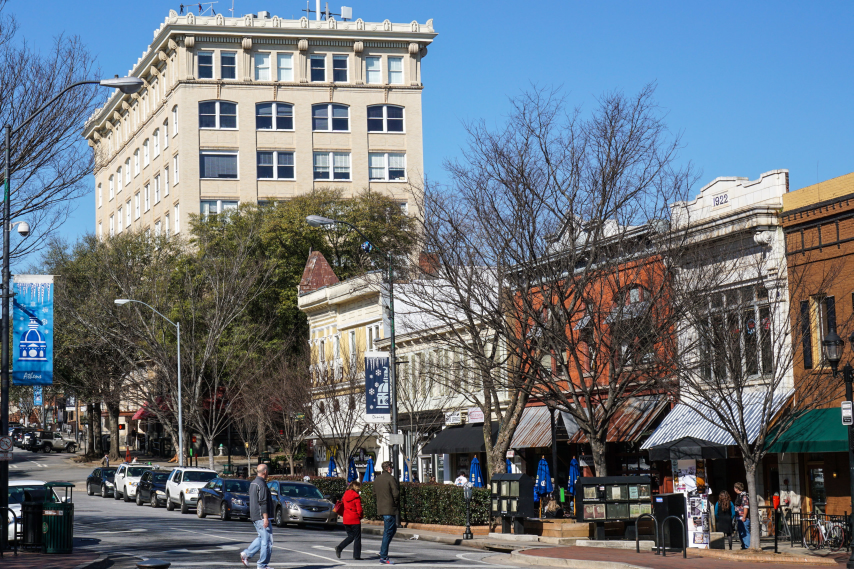
#> input picture docs/assets/athens-downtown.jpg, 2560 x 1706 px (shown at 1/3 size); its folder holds only this picture in this run
$ python prepare-hero-images.py
#> lines starting #> are read from the running program, lines starting #| are printed output that depends on the picture
"""Create responsive hero assets from the credited originals (requires Pillow)."""
from pathlib import Path

from PIL import Image, ImageOps


ASSETS = Path(__file__).resolve().parents[1] / "docs" / "assets"
SCENES = ("athens-downtown", "rural-georgia-road", "atlanta-mobility")
WIDTHS = (720, 1280, 1920)


def main():
    for scene in SCENES:
        source = ASSETS / f"{scene}.jpg"
        with Image.open(source) as original:
#> original is the input picture: PIL image 2560x1706 RGB; mean R, G, B 107.1, 116.3, 125.3
            image = ImageOps.exif_transpose(original).convert("RGB")
            for width in WIDTHS:
                if width > image.width:
                    raise ValueError(f"{source.name} is smaller than {width}px")
                height = round(image.height * width / image.width)
                resized = image.resize((width, height), Image.Resampling.LANCZOS)
                destination = ASSETS / f"{scene}-{width}.webp"
                resized.save(destination, "WEBP", quality=82, method=6)
                print(f"{destination.name}: {destination.stat().st_size:,} bytes")
#> this loop made 3 passes
#> pass 1, in main, `resized = image.resize((width, height), Image.Resampling.LANCZOS)`:
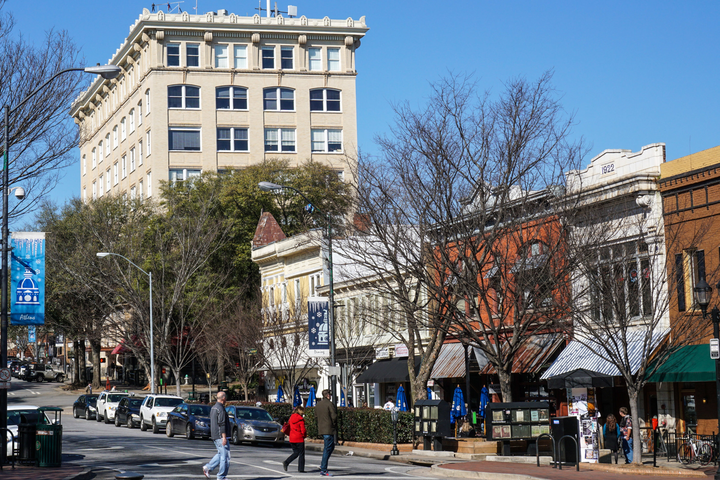
#> resized: PIL image 720x480 RGB; mean R, G, B 107.1, 116.3, 125.3
#> pass 2, in main, `resized = image.resize((width, height), Image.Resampling.LANCZOS)`:
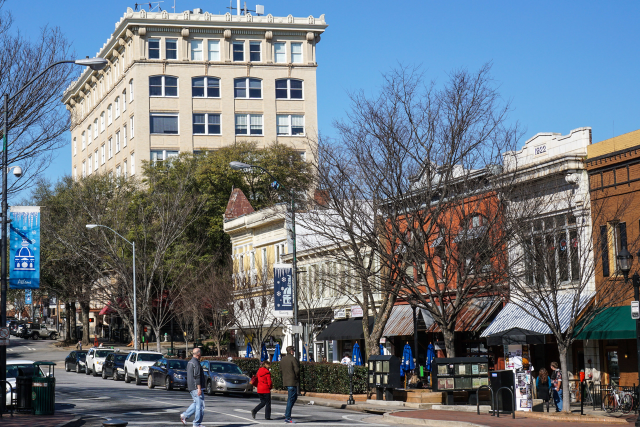
#> resized: PIL image 1280x853 RGB (shown at 1/2 size); mean R, G, B 107.1, 116.3, 125.3
#> pass 3, in main, `resized = image.resize((width, height), Image.Resampling.LANCZOS)`:
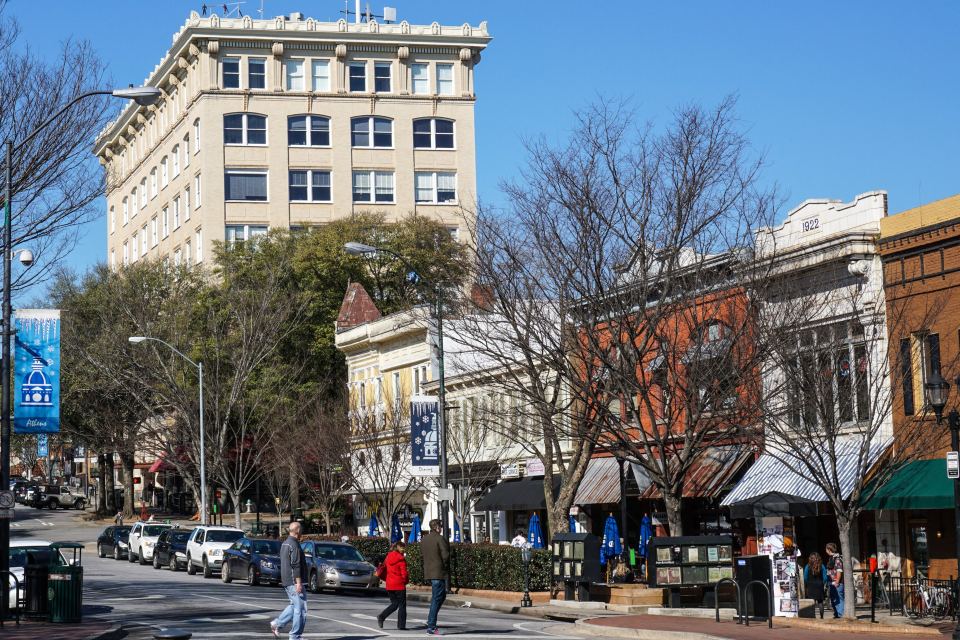
#> resized: PIL image 1920x1280 RGB (shown at 1/2 size); mean R, G, B 107.1, 116.3, 125.3


if __name__ == "__main__":
#> (the run stopped early here; a loop or call above may not have finished)
